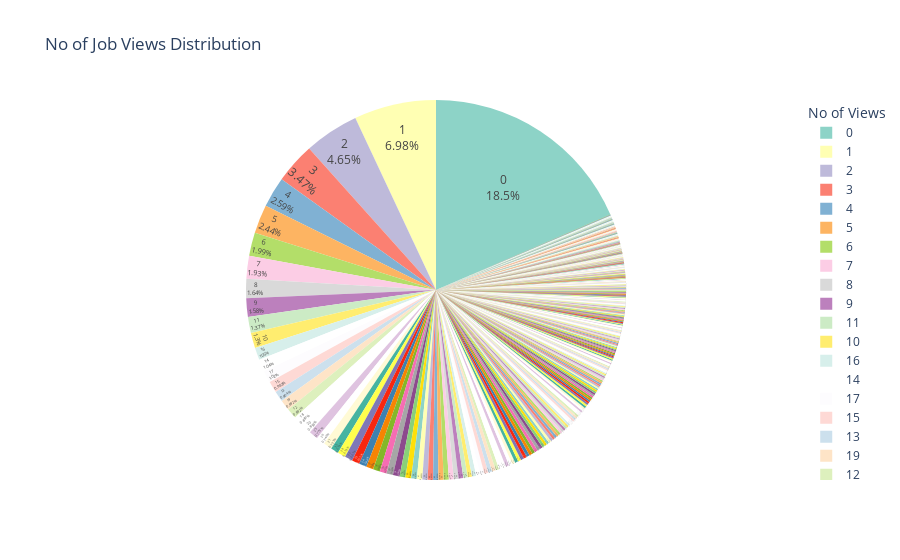

Write notebook code for a chart like this one.
### Markdown cell above
#### Distribution of No. of Job Views

### Code cell
fig = px.pie(jobs_2, names="views", title="No of Job Views Distribution", color_discrete_sequence=px.colors.qualitative.Set3) #Custom Color

# Customize the appearance of the chart
fig.update_traces(textposition= 'inside', textinfo= 'percent+label')
fig.update_layout(legend_title="No of Views", showlegend= True)

fig.show()

### Figure 1 — Plotly figure (JSON) as saved in the notebook; plotly's stock layout.template omitted (floating-point values rounded to 4 significant figures; data arrays with more than 128 entries replaced by an {"elided": "..."} marker saying what was removed)
{"data": [{"domain": {"x": [0, 1], "y": [0, 1]}, "hovertemplate": "views=%{label}<extra></extra>", "labels": {"elided": "8852 int values"}, "legendgroup": "", "name": "", "showlegend": true, "textinfo": "percent+label", "textposition": "inside", "type": "pie"}], "layout": {"legend": {"title": {"text": "No of Views"}, "tracegroupgap": 0}, "piecolorway": ["rgb(141,211,199)", "rgb(255,255,179)", "rgb(190,186,218)", "rgb(251,128,114)", "rgb(128,177,211)", "rgb(253,180,98)", "rgb(179,222,105)", "rgb(252,205,229)", "rgb(217,217,217)", "rgb(188,128,189)", "rgb(204,235,197)", "rgb(255,237,111)"], "showlegend": true, "title": {"text": "No of Job Views Distribution"}}}
